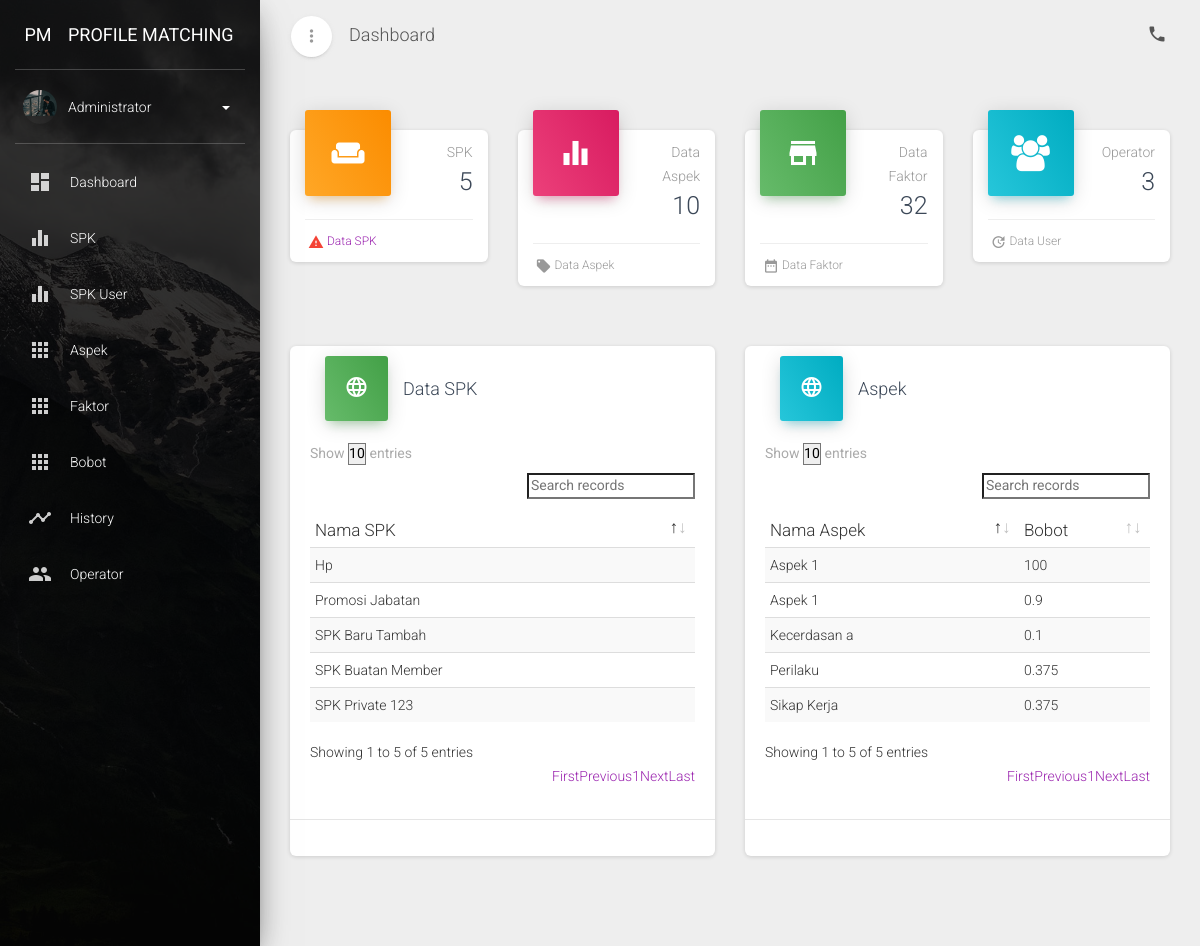
/dashboard.php?module=home (signed in), run on the app's committed database.
### tables this page shows
CREATE TABLE `spk` (
  `id_spk` int(6) NOT NULL,
  `nama_spk` text NOT NULL,
  `keterangan` text NOT NULL,
  `tanggal` date NOT NULL,
  `id_user` int(11) NOT NULL,
  `jenis` tinyint(1) NOT NULL,
  `status_verif` int(1) NOT NULL
);

CREATE TABLE `aspek` (
  `id_aspek` tinyint(3) UNSIGNED NOT NULL,
  `nama_aspek` varchar(100) NOT NULL,
  `bobot` float NOT NULL,
  `bobot_core` float NOT NULL,
  `bobot_secondary` float NOT NULL,
  `nama_singkat` char(2) DEFAULT NULL,
  `id_spk` int(11) NOT NULL
);

### dashboard.php (the view, shortened to what the rows shown need)
<?php
include "config/koneksi.php";
?>
<!DOCTYPE html>
<html lang="en">
<head>
  <link rel="stylesheet" href="https://maxcdn.bootstrapcdn.com/font-awesome/latest/css/font-awesome.min.css">
  <link href="assets/css/material-dashboard.min.css?v=2.1.0" rel="stylesheet" />
  <link href="assets/demo/demo.css" rel="stylesheet" />
</head>
<body class="">
  <div class="wrapper ">
    <div class="main-panel">
        <div class="content">
          <div class="container-fluid">
            <?php
            switch($_GET['module'])
            {
                case "home" :
                if($_SESSION["level"]!="admin"){
                    ?>
                    <div class="callout">
                    <h3><font face ="Arial">Haloo <?php echo $_SESSION['username'] ?>, Selamat datang di Sistem Pendukung Keputusan Generik Metode Profile Matching </font></h3>
                    <div><font face="Times">Gunakan sistem ini untuk membantu menyelesaikan masalah yang anda hadapi dan merekomendasikan hasil keputusan yang terbaik, dengan cara :</font></div>
                     <p><font face= "Times">
                         1.Pilih SPK Yang Tersedia Untuk Menyelesaikan Kasus Anda Pada Menu SPK<br />
                         2.Tambah Kandidat (Alternatif) Yang Akan Anda Seleksi<br />
                         3.Masukan Nilai Untuk Kandidat Yang Akan Diseleksi Sesuai Dengan Kriteria Yang Ada <br />
                         4.Pilih Menu Seleksi<br/>
                         5.Hasil Keputusan Menggunakan Metode Profile Matching Dapat Dilihat Pada Menu History Atau Setelah Anda Melakukan Penyeleksian Pada Menu Seleksi<br/>
                         </font></p>
                         <hr color="black"/>
                         <center>
                         <h3><font face="Snell">~ Keputusan Tetap Ditangan Anda ~</font></h3>
                         </center>
                         <hr color="black"/>
                         <div class="card ">
                            <div class="card-body ">
                                <div class="card-header card-header-success card-header-icon">
                                    <div class="card-icon">
                                      <i class="material-icons"></i>
                                    </div>
                                    <h4 class="card-title">Data SPK Yang Tersedia</h4>
                                </div>
                                <div class="table-responsive table-sales">
                                    <?php
                                    if($_SESSION["level"]=="admin")
                                    {
                                      $sql=mysqli_query($koneksi,"SELECT * FROM spk ORDER BY id_spk ASC LIMIT 5") or die(mysqli_error($koneksi));
                                    }else{
                                      $sql=mysqli_query($koneksi,"SELECT DISTINCT spk.nama_spk, spk.keterangan, spk.tanggal, spk.id_spk FROM spk RIGHT JOIN aspek ON aspek.id_spk=spk.id_spk RIGHT JOIN faktor ON faktor.aspek=aspek.id_aspek WHERE aspek.id_aspek IS NOT NULL AND faktor.id_faktor IS NOT NULL AND spk.id_user='$_SESSION[id_user]' OR (spk.jenis=0 AND spk.status_verif=1) ORDER BY spk.id_spk ASC LIMIT 5") or die(mysqli_error($koneksi));
                                    }
                                    ?>
                                    <table id="datatables" class="table table-striped table-no-bordered table-hover" cellspacing="0" width="100%" style="width:100%">
                                      <thead>
                                          <tr>
                                            <th width="40px">No</th>
                                            <th width="150px">Nama SPK</th>
                                            <th width="250px">Keterangan</th>
                                          </tr>
                                        </thead>
                                       <tbody>
                                      <?php
                                      $no = 1;
                                      while($data=mysqli_fetch_array($sql)){
                                      ?>
                                      <tr>
                                        <td><?php echo $no++ ?></td>
                                        <td><?php echo $data["nama_spk"] ?></td>
                                        <td><?php echo $data["keterangan"] ?></td>
                                      </tr>
                                    <?php } ?>
                                      </tbody>
                                    </table>
                                </div>
                              </div>
                              <hr>
                              <div class="card-footer">
                              <div class="stats">
                              </div>
                            </div>
                            </div>
                    <?php
                  }else{
                    ?>
                              <?php
                              $sql=mysqli_query($koneksi,"SELECT COUNT(username) as user FROM user") or die(mysqli_error($koneksi));
                              ?>
                      <div class="row">
                        <div class="col-md-6">
                          <div class="card ">
                            <div class="card-body ">
                                <div class="table-responsive table-sales">
                                    <?php
                                    if($_SESSION["level"]=="admin")
                                    {
                                      $sql=mysqli_query($koneksi,"SELECT * FROM spk ORDER BY id_spk ASC LIMIT 5") or die(mysqli_error($koneksi));
                                    }else{
                                      $sql=mysqli_query($koneksi,"SELECT * FROM spk WHERE id_user='$_SESSION[id_user]' ORDER BY id_spk ASC LIMIT 5") or die(mysqli_error($koneksi));
                                    }
                                    ?>
                                    <table id="datatables" class="table table-striped table-no-bordered table-hover" cellspacing="0" width="100%" style="width:100%">
                                      <thead>
                                          <tr>
                                            <th>Nama SPK</th>
                                          </tr>
                                        </thead>
                                       <tbody>
                                      <?php
                                      while($data=mysqli_fetch_array($sql)){
                                      ?>
                                      <tr>
                                        <td><?php echo $data["nama_spk"] ?></td>
                                      </tr>
                                    <?php } ?>
                                      </tbody>
                                    </table>
                                </div>
                              </div>
                            </div>
                          </div>
                          <div class="col-md-6">
                            <div class="card ">
                              <div class="card-body ">
                                <div class="table-responsive table-sales">
                                  <?php
                                  if($_SESSION["level"]=="admin")
                                    {
                                      $sql=mysqli_query($koneksi,"SELECT * FROM aspek ORDER BY id_aspek ASC LIMIT 5") or die(mysqli_error($koneksi));
                                    }else{
                                      $sql=mysqli_query($koneksi,"SELECT * FROM aspek WHERE id_user='$_SESSION[id_user]' ORDER BY id_aspek ASC LIMIT 5") or die(mysqli_error($koneksi));
                                    }
                                  ?>
                                  <table id="datatables2" class="table table-striped table-no-bordered table-hover" cellspacing="0" width="100%" style="width:100%">
                                    <thead>
                                    <tr>
                                      <th>Nama Aspek</th>
                                      <th>Bobot</th>
                                    </tr>
                                    </thead>
                                     <tbody>
                                    <?php
                                    while($data=mysqli_fetch_array($sql)){
                                    ?>
                                    <tr>
                                      <td><?php echo $data["nama_aspek"] ?></td>
                                      <td><?php echo $data["bobot"] ?></td>
                                    </tr>
                                  <?php } ?>
                                    </tbody>
                                  </table>
                                </div>
                            </div>
                          </div>
                        </div>
                    <?php
                  }
                    break;
                  }
                ?>
              </div>
</body>
</html>

### data on the page
spk: nama_spk "Promosi Jabatan"
spk: nama_spk "SPK Buatan Member"
spk: nama_spk "SPK Private 123"
spk: nama_spk "SPK Baru Tambah"
spk: nama_spk "Hp"
aspek: nama_aspek "Kecerdasan a", bobot "0.1"
aspek: nama_aspek "Sikap Kerja", bobot "0.375"
aspek: nama_aspek "Perilaku", bobot "0.375"
aspek: nama_aspek "Aspek 1", bobot "100"
aspek: nama_aspek "Aspek 1", bobot "0.9"

### other printed values
$_SESSION["nama"] "Administrator"
$data['spk'] "5"
$data['aspek'] "10"
$data['faktor'] "32"
$data['user'] "3"
